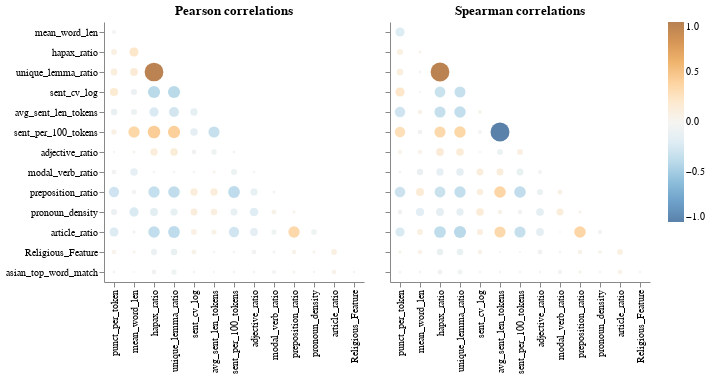

This figure's notebook cell:
### Code cell
aly.corr(train)

### Figure 1 — Vega specification as saved in the notebook (floating-point values rounded to 4 significant figures)
{"$schema": "https://vega.github.io/schema/vega/v5.json", "data": [{"name": "source_0"}, {"name": "data_0", "values": [{"abs_value": 0.1177, "index": "punct_per_token", "value": 0.1177, "variable": "unique_lemma_ratio"}, {"abs_value": 0.1599, "index": "mean_word_len", "value": 0.1599, "variable": "unique_lemma_ratio"}, {"abs_value": 0.9726, "index": "hapax_ratio", "value": 0.9726, "variable": "unique_lemma_ratio"}, {"abs_value": 0.3515, "index": "mean_word_len", "value": 0.3515, "variable": "sent_per_100_tokens"}, {"abs_value": 0.07064, "index": "punct_per_token", "value": 0.07064, "variable": "sent_per_100_tokens"}, {"abs_value": 0.4294, "index": "hapax_ratio", "value": 0.4294, "variable": "sent_per_100_tokens"}, {"abs_value": 0.4122, "index": "unique_lemma_ratio", "value": 0.4122, "variable": "sent_per_100_tokens"}, {"abs_value": 0.1489, "index": "sent_cv_log", "value": -0.1489, "variable": "sent_per_100_tokens"}, {"abs_value": 0.3333, "index": "avg_sent_len_tokens", "value": -0.3333, "variable": "sent_per_100_tokens"}, {"abs_value": 0.1731, "index": "punct_per_token", "value": 0.1731, "variable": "sent_cv_log"}, {"abs_value": 0.09378, "index": "mean_word_len", "value": -0.09378, "variable": "sent_cv_log"}, {"abs_value": 0.4011, "index": "hapax_ratio", "value": -0.4011, "variable": "sent_cv_log"}, {"abs_value": 0.4005, "index": "unique_lemma_ratio", "value": -0.4005, "variable": "sent_cv_log"}, {"abs_value": 0.02096, "index": "preposition_ratio", "value": 0.02096, "variable": "pronoun_density"}, {"abs_value": 0.136, "index": "unique_lemma_ratio", "value": -0.136, "variable": "pronoun_density"}, {"abs_value": 0.1234, "index": "sent_cv_log", "value": 0.1234, "variable": "pronoun_density"}, {"abs_value": 0.09504, "index": "punct_per_token", "value": -0.09504, "variable": "pronoun_density"}, {"abs_value": 0.05677, "index": "modal_verb_ratio", "value": 0.05677, "variable": "pronoun_density"}, {"abs_value": 0.1924, "index": "adjective_ratio", "value": -0.1924, "variable": "pronoun_density"}, {"abs_value": 0.231, "index": "mean_word_len", "value": -0.231, "variable": "pronoun_density"}, {"abs_value": 0.168, "index": "hapax_ratio", "value": -0.168, "variable": "pronoun_density"}, {"abs_value": 0.1295, "index": "sent_per_100_tokens", "value": -0.1295, "variable": "pronoun_density"}, {"abs_value": 0.1113, "index": "avg_sent_len_tokens", "value": 0.1113, "variable": "pronoun_density"}, {"abs_value": 0.01815, "index": "modal_verb_ratio", "value": -0.01815, "variable": "preposition_ratio"}, {"abs_value": 0.04213, "index": "mean_word_len", "value": -0.04213, "variable": "preposition_ratio"}, {"abs_value": 0.3481, "index": "hapax_ratio", "value": -0.3481, "variable": "preposition_ratio"}, {"abs_value": 0.3646, "index": "unique_lemma_ratio", "value": -0.3646, "variable": "preposition_ratio"}, {"abs_value": 0.1383, "index": "sent_cv_log", "value": 0.1383, "variable": "preposition_ratio"}, {"abs_value": 0.1397, "index": "avg_sent_len_tokens", "value": 0.1397, "variable": "preposition_ratio"}, {"abs_value": 0.3767, "index": "sent_per_100_tokens", "value": -0.3767, "variable": "preposition_ratio"}, {"abs_value": 0.132, "index": "adjective_ratio", "value": -0.132, "variable": "preposition_ratio"}, {"abs_value": 0.2855, "index": "punct_per_token", "value": -0.2855, "variable": "preposition_ratio"}, {"abs_value": 0.009148, "index": "hapax_ratio", "value": -0.009148, "variable": "modal_verb_ratio"}, {"abs_value": 0.05141, "index": "punct_per_token", "value": -0.05141, "variable": "modal_verb_ratio"}, {"abs_value": 0.1433, "index": "mean_word_len", "value": -0.1433, "variable": "modal_verb_ratio"}, {"abs_value": 0.008316, "index": "adjective_ratio", "value": -0.008316, "variable": "modal_verb_ratio"}, {"abs_value": 0.009011, "index": "unique_lemma_ratio", "value": -0.009011, "variable": "modal_verb_ratio"}, {"abs_value": 0.009361, "index": "sent_cv_log", "value": 0.009361, "variable": "modal_verb_ratio"}, {"abs_value": 0.08872, "index": "sent_per_100_tokens", "value": -0.08872, "variable": "modal_verb_ratio"}, {"abs_value": 0.01795, "index": "avg_sent_len_tokens", "value": 0.01795, "variable": "modal_verb_ratio"}, {"abs_value": 0.03242, "index": "punct_per_token", "value": -0.03242, "variable": "mean_word_len"}, {"abs_value": 0.08396, "index": "punct_per_token", "value": 0.08396, "variable": "hapax_ratio"}, {"abs_value": 0.2192, "index": "mean_word_len", "value": 0.2192, "variable": "hapax_ratio"}, {"abs_value": 0.1144, "index": "punct_per_token", "value": -0.1144, "variable": "avg_sent_len_tokens"}, {"abs_value": 0.1417, "index": "sent_cv_log", "value": -0.1417, "variable": "avg_sent_len_tokens"}, {"abs_value": 0.2653, "index": "unique_lemma_ratio", "value": -0.2653, "variable": "avg_sent_len_tokens"}, {"abs_value": 0.2296, "index": "hapax_ratio", "value": -0.2296, "variable": "avg_sent_len_tokens"}, {"abs_value": 0.08486, "index": "mean_word_len", "value": -0.08486, "variable": "avg_sent_len_tokens"}, {"abs_value": 0.006106, "index": "Religious_Feature", "value": -0.006106, "variable": "asian_top_word_match"}, {"abs_value": 2.012e-05, "index": "mean_word_len", "value": -2.012e-05, "variable": "asian_top_word_match"}, {"abs_value": 0.05244, "index": "hapax_ratio", "value": -0.05244, "variable": "asian_top_word_match"}, {"abs_value": 0.06452, "index": "unique_lemma_ratio", "value": -0.06452, "variable": "asian_top_word_match"}, {"abs_value": 0.004674, "index": "avg_sent_len_tokens", "value": -0.004674, "variable": "asian_top_word_match"}, {"abs_value": 0.007426, "index": "sent_cv_log", "value": 0.007426, "variable": "asian_top_word_match"}, {"abs_value": 0.009022, "index": "sent_per_100_tokens", "value": -0.009022, "variable": "asian_top_word_match"}, {"abs_value": 0.009317, "index": "adjective_ratio", "value": -0.009317, "variable": "asian_top_word_match"}, {"abs_value": 0.03292, "index": "modal_verb_ratio", "value": -0.03292, "variable": "asian_top_word_match"}, {"abs_value": 0.01736, "index": "preposition_ratio", "value": 0.01736, "variable": "asian_top_word_match"}, {"abs_value": 0.005369, "index": "pronoun_density", "value": -0.005369, "variable": "asian_top_word_match"}, {"abs_value": 0.04684, "index": "article_ratio", "value": 0.04684, "variable": "asian_top_word_match"}, {"abs_value": 0.01418, "index": "punct_per_token", "value": -0.01418, "variable": "asian_top_word_match"}, {"abs_value": 0.02377, "index": "mean_word_len", "value": -0.02377, "variable": "article_ratio"}, {"abs_value": 0.216, "index": "punct_per_token", "value": -0.216, "variable": "article_ratio"}, {"abs_value": 0.3592, "index": "hapax_ratio", "value": -0.3592, "variable": "article_ratio"}, {"abs_value": 0.3789, "index": "unique_lemma_ratio", "value": -0.3789, "variable": "article_ratio"}, {"abs_value": 0.08168, "index": "sent_cv_log", "value": 0.08168, "variable": "article_ratio"}, {"abs_value": 0.06012, "index": "avg_sent_len_tokens", "value": 0.06012, "variable": "article_ratio"}, {"abs_value": 0.2847, "index": "sent_per_100_tokens", "value": -0.2847, "variable": "article_ratio"}, {"abs_value": 0.1594, "index": "adjective_ratio", "value": -0.1594, "variable": "article_ratio"}, {"abs_value": 0.06293, "index": "modal_verb_ratio", "value": -0.06293, "variable": "article_ratio"}, {"abs_value": 0.3465, "index": "preposition_ratio", "value": 0.3465, "variable": "article_ratio"}, {"abs_value": 0.08015, "index": "pronoun_density", "value": -0.08015, "variable": "article_ratio"}, {"abs_value": 0.01272, "index": "sent_per_100_tokens", "value": -0.01272, "variable": "adjective_ratio"}, {"abs_value": 0.07175, "index": "avg_sent_len_tokens", "value": -0.07175, "variable": "adjective_ratio"}, {"abs_value": 0.1448, "index": "unique_lemma_ratio", "value": 0.1448, "variable": "adjective_ratio"}, {"abs_value": 0.003829, "index": "punct_per_token", "value": -0.003829, "variable": "adjective_ratio"}, {"abs_value": 0.01801, "index": "mean_word_len", "value": 0.01801, "variable": "adjective_ratio"}, {"abs_value": 0.1364, "index": "hapax_ratio", "value": 0.1364, "variable": "adjective_ratio"}, {"abs_value": 0.05235, "index": "sent_cv_log", "value": -0.05235, "variable": "adjective_ratio"}, {"abs_value": 0.009308, "index": "avg_sent_len_tokens", "value": -0.009308, "variable": "Religious_Feature"}, {"abs_value": 0.05705, "index": "sent_cv_log", "value": 0.05705, "variable": "Religious_Feature"}, {"abs_value": 0.01139, "index": "sent_per_100_tokens", "value": -0.01139, "variable": "Religious_Feature"}, {"abs_value": 0.09864, "index": "hapax_ratio", "value": -0.09864, "variable": "Religious_Feature"}, {"abs_value": 0.01818, "index": "mean_word_len", "value": 0.01818, "variable": "Religious_Feature"}, {"abs_value": 0.04253, "index": "punct_per_token", "value": 0.04253, "variable": "Religious_Feature"}, {"abs_value": 0.05068, "index": "adjective_ratio", "value": -0.05068, "variable": "Religious_Feature"}, {"abs_value": 0.02096, "index": "modal_verb_ratio", "value": -0.02096, "variable": "Religious_Feature"}, {"abs_value": 0.08412, "index": "article_ratio", "value": 0.08412, "variable": "Religious_Feature"}, {"abs_value": 0.0185, "index": "pronoun_density", "value": 0.0185, "variable": "Religious_Feature"}, {"abs_value": 0.0439, "index": "preposition_ratio", "value": 0.0439, "variable": "Religious_Feature"}, {"abs_value": 0.111, "index": "unique_lemma_ratio", "value": -0.111, "variable": "Religious_Feature"}]}, {"name": "source_1"}, {"name": "data_1", "values": [{"abs_value": 0.1148, "index": "punct_per_token", "value": 0.1148, "variable": "unique_lemma_ratio"}, {"abs_value": 0.01149, "index": "mean_word_len", "value": -0.01149, "variable": "unique_lemma_ratio"}, {"abs_value": 0.9788, "index": "hapax_ratio", "value": 0.9788, "variable": "unique_lemma_ratio"}, {"abs_value": 0.04726, "index": "mean_word_len", "value": -0.04726, "variable": "sent_per_100_tokens"}, {"abs_value": 0.2893, "index": "punct_per_token", "value": 0.2893, "variable": "sent_per_100_tokens"}, {"abs_value": 0.3391, "index": "hapax_ratio", "value": 0.3391, "variable": "sent_per_100_tokens"}, {"abs_value": 0.3559, "index": "unique_lemma_ratio", "value": 0.3559, "variable": "sent_per_100_tokens"}, {"abs_value": 0.03091, "index": "sent_cv_log", "value": -0.03091, "variable": "sent_per_100_tokens"}, {"abs_value": 1.0, "index": "avg_sent_len_tokens", "value": -1.0, "variable": "sent_per_100_tokens"}, {"abs_value": 0.2218, "index": "punct_per_token", "value": 0.2218, "variable": "sent_cv_log"}, {"abs_value": 0.003811, "index": "mean_word_len", "value": 0.003811, "variable": "sent_cv_log"}, {"abs_value": 0.316, "index": "hapax_ratio", "value": -0.316, "variable": "sent_cv_log"}, {"abs_value": 0.3316, "index": "unique_lemma_ratio", "value": -0.3316, "variable": "sent_cv_log"}, {"abs_value": 0.02046, "index": "preposition_ratio", "value": 0.02046, "variable": "pronoun_density"}, {"abs_value": 0.1392, "index": "unique_lemma_ratio", "value": -0.1392, "variable": "pronoun_density"}, {"abs_value": 0.1504, "index": "sent_cv_log", "value": 0.1504, "variable": "pronoun_density"}, {"abs_value": 0.05576, "index": "punct_per_token", "value": -0.05576, "variable": "pronoun_density"}, {"abs_value": 0.1267, "index": "modal_verb_ratio", "value": 0.1267, "variable": "pronoun_density"}, {"abs_value": 0.1553, "index": "adjective_ratio", "value": -0.1553, "variable": "pronoun_density"}, {"abs_value": 0.1788, "index": "mean_word_len", "value": -0.1788, "variable": "pronoun_density"}, {"abs_value": 0.1613, "index": "hapax_ratio", "value": -0.1613, "variable": "pronoun_density"}, {"abs_value": 0.04438, "index": "sent_per_100_tokens", "value": -0.04438, "variable": "pronoun_density"}, {"abs_value": 0.04438, "index": "avg_sent_len_tokens", "value": 0.04438, "variable": "pronoun_density"}, {"abs_value": 0.0628, "index": "modal_verb_ratio", "value": 0.0628, "variable": "preposition_ratio"}, {"abs_value": 0.1661, "index": "mean_word_len", "value": 0.1661, "variable": "preposition_ratio"}, {"abs_value": 0.3204, "index": "hapax_ratio", "value": -0.3204, "variable": "preposition_ratio"}, {"abs_value": 0.3525, "index": "unique_lemma_ratio", "value": -0.3525, "variable": "preposition_ratio"}, {"abs_value": 0.1055, "index": "sent_cv_log", "value": 0.1055, "variable": "preposition_ratio"}, {"abs_value": 0.367, "index": "avg_sent_len_tokens", "value": 0.367, "variable": "preposition_ratio"}, {"abs_value": 0.367, "index": "sent_per_100_tokens", "value": -0.367, "variable": "preposition_ratio"}, {"abs_value": 0.09678, "index": "adjective_ratio", "value": -0.09678, "variable": "preposition_ratio"}, {"abs_value": 0.3071, "index": "punct_per_token", "value": -0.3071, "variable": "preposition_ratio"}, {"abs_value": 0.1395, "index": "hapax_ratio", "value": -0.1395, "variable": "modal_verb_ratio"}, {"abs_value": 0.01462, "index": "punct_per_token", "value": -0.01462, "variable": "modal_verb_ratio"}, {"abs_value": 0.1058, "index": "mean_word_len", "value": -0.1058, "variable": "modal_verb_ratio"}, {"abs_value": 0.03764, "index": "adjective_ratio", "value": -0.03764, "variable": "modal_verb_ratio"}, {"abs_value": 0.1486, "index": "unique_lemma_ratio", "value": -0.1486, "variable": "modal_verb_ratio"}, {"abs_value": 0.1217, "index": "sent_cv_log", "value": 0.1217, "variable": "modal_verb_ratio"}, {"abs_value": 0.123, "index": "sent_per_100_tokens", "value": -0.123, "variable": "modal_verb_ratio"}, {"abs_value": 0.123, "index": "avg_sent_len_tokens", "value": 0.123, "variable": "modal_verb_ratio"}, {"abs_value": 0.2147, "index": "punct_per_token", "value": -0.2147, "variable": "mean_word_len"}, {"abs_value": 0.09292, "index": "punct_per_token", "value": 0.09292, "variable": "hapax_ratio"}, {"abs_value": 0.01691, "index": "mean_word_len", "value": 0.01691, "variable": "hapax_ratio"}, {"abs_value": 0.2893, "index": "punct_per_token", "value": -0.2893, "variable": "avg_sent_len_tokens"}, {"abs_value": 0.03091, "index": "sent_cv_log", "value": 0.03091, "variable": "avg_sent_len_tokens"}, {"abs_value": 0.3559, "index": "unique_lemma_ratio", "value": -0.3559, "variable": "avg_sent_len_tokens"}, {"abs_value": 0.3391, "index": "hapax_ratio", "value": -0.3391, "variable": "avg_sent_len_tokens"}, {"abs_value": 0.04726, "index": "mean_word_len", "value": 0.04726, "variable": "avg_sent_len_tokens"}, {"abs_value": 0.006106, "index": "Religious_Feature", "value": -0.006106, "variable": "asian_top_word_match"}, {"abs_value": 0.01318, "index": "mean_word_len", "value": 0.01318, "variable": "asian_top_word_match"}, {"abs_value": 0.05923, "index": "hapax_ratio", "value": -0.05923, "variable": "asian_top_word_match"}, {"abs_value": 0.06008, "index": "unique_lemma_ratio", "value": -0.06008, "variable": "asian_top_word_match"}, {"abs_value": 0.008045, "index": "avg_sent_len_tokens", "value": 0.008045, "variable": "asian_top_word_match"}, {"abs_value": 0.004111, "index": "sent_cv_log", "value": 0.004111, "variable": "asian_top_word_match"}, {"abs_value": 0.008045, "index": "sent_per_100_tokens", "value": -0.008045, "variable": "asian_top_word_match"}, {"abs_value": 0.009928, "index": "adjective_ratio", "value": -0.009928, "variable": "asian_top_word_match"}, {"abs_value": 0.04387, "index": "modal_verb_ratio", "value": -0.04387, "variable": "asian_top_word_match"}, {"abs_value": 0.0202, "index": "preposition_ratio", "value": 0.0202, "variable": "asian_top_word_match"}, {"abs_value": 0.004451, "index": "pronoun_density", "value": -0.004451, "variable": "asian_top_word_match"}, {"abs_value": 0.05045, "index": "article_ratio", "value": 0.05045, "variable": "asian_top_word_match"}, {"abs_value": 0.01592, "index": "punct_per_token", "value": -0.01592, "variable": "asian_top_word_match"}, {"abs_value": 0.08419, "index": "mean_word_len", "value": 0.08419, "variable": "article_ratio"}, {"abs_value": 0.2272, "index": "punct_per_token", "value": -0.2272, "variable": "article_ratio"}, {"abs_value": 0.3734, "index": "hapax_ratio", "value": -0.3734, "variable": "article_ratio"}, {"abs_value": 0.4019, "index": "unique_lemma_ratio", "value": -0.4019, "variable": "article_ratio"}, {"abs_value": 0.09705, "index": "sent_cv_log", "value": 0.09705, "variable": "article_ratio"}, {"abs_value": 0.3401, "index": "avg_sent_len_tokens", "value": 0.3401, "variable": "article_ratio"}, {"abs_value": 0.3401, "index": "sent_per_100_tokens", "value": -0.3401, "variable": "article_ratio"}, {"abs_value": 0.1579, "index": "adjective_ratio", "value": -0.1579, "variable": "article_ratio"}, {"abs_value": 0.0008442, "index": "modal_verb_ratio", "value": 0.0008442, "variable": "article_ratio"}, {"abs_value": 0.3635, "index": "preposition_ratio", "value": 0.3635, "variable": "article_ratio"}, {"abs_value": 0.04304, "index": "pronoun_density", "value": -0.04304, "variable": "article_ratio"}, {"abs_value": 0.08805, "index": "sent_per_100_tokens", "value": 0.08805, "variable": "adjective_ratio"}, {"abs_value": 0.08805, "index": "avg_sent_len_tokens", "value": -0.08805, "variable": "adjective_ratio"}, {"abs_value": 0.151, "index": "unique_lemma_ratio", "value": 0.151, "variable": "adjective_ratio"}, {"abs_value": 0.04241, "index": "punct_per_token", "value": 0.04241, "variable": "adjective_ratio"}, {"abs_value": 0.0411, "index": "mean_word_len", "value": 0.0411, "variable": "adjective_ratio"}, {"abs_value": 0.1579, "index": "hapax_ratio", "value": 0.1579, "variable": "adjective_ratio"}, {"abs_value": 0.002736, "index": "sent_cv_log", "value": -0.002736, "variable": "adjective_ratio"}, {"abs_value": 0.002094, "index": "avg_sent_len_tokens", "value": 0.002094, "variable": "Religious_Feature"}, {"abs_value": 0.04466, "index": "sent_cv_log", "value": 0.04466, "variable": "Religious_Feature"}, {"abs_value": 0.002094, "index": "sent_per_100_tokens", "value": -0.002094, "variable": "Religious_Feature"}, {"abs_value": 0.1077, "index": "hapax_ratio", "value": -0.1077, "variable": "Religious_Feature"}, {"abs_value": 0.05199, "index": "mean_word_len", "value": 0.05199, "variable": "Religious_Feature"}, {"abs_value": 0.02057, "index": "punct_per_token", "value": 0.02057, "variable": "Religious_Feature"}, {"abs_value": 0.05847, "index": "adjective_ratio", "value": -0.05847, "variable": "Religious_Feature"}, {"abs_value": 0.01045, "index": "modal_verb_ratio", "value": 0.01045, "variable": "Religious_Feature"}, {"abs_value": 0.08618, "index": "article_ratio", "value": 0.08618, "variable": "Religious_Feature"}, {"abs_value": 0.02701, "index": "pronoun_density", "value": 0.02701, "variable": "Religious_Feature"}, {"abs_value": 0.04784, "index": "preposition_ratio", "value": 0.04784, "variable": "Religious_Feature"}, {"abs_value": 0.1113, "index": "unique_lemma_ratio", "value": -0.1113, "variable": "Religious_Feature"}]}, {"name": "source_0_concat_0_x_domain_index", "values": [{"index": "punct_per_token", "sort_field": 0.0}, {"index": "mean_word_len", "sort_field": 1.0}, {"index": "hapax_ratio", "sort_field": 2.0}, {"index": "unique_lemma_ratio", "sort_field": 3.0}, {"index": "sent_cv_log", "sort_field": 4.0}, {"index": "avg_sent_len_tokens", "sort_field": 5.0}, {"index": "preposition_ratio", "sort_field": 9.0}, {"index": "modal_verb_ratio", "sort_field": 8.0}, {"index": "adjective_ratio", "sort_field": 7.0}, {"index": "sent_per_100_tokens", "sort_field": 6.0}, {"index": "Religious_Feature", "sort_field": 12.0}, {"index": "pronoun_density", "sort_field": 10.0}, {"index": "article_ratio", "sort_field": 11.0}]}, {"name": "source_0_concat_0_y_domain_variable", "values": [{"sort_field": 2.0, "variable": "unique_lemma_ratio"}, {"sort_field": 5.0, "variable": "sent_per_100_tokens"}, {"sort_field": 3.0, "variable": "sent_cv_log"}, {"sort_field": 9.0, "variable": "pronoun_density"}, {"sort_field": 8.0, "variable": "preposition_ratio"}, {"sort_field": 7.0, "variable": "modal_verb_ratio"}, {"sort_field": 0.0, "variable": "mean_word_len"}, {"sort_field": 1.0, "variable": "hapax_ratio"}, {"sort_field": 4.0, "variable": "avg_sent_len_tokens"}, {"sort_field": 12.0, "variable": "asian_top_word_match"}, {"sort_field": 10.0, "variable": "article_ratio"}, {"sort_field": 6.0, "variable": "adjective_ratio"}, {"sort_field": 11.0, "variable": "Religious_Feature"}]}, {"name": "source_1_concat_1_x_domain_index", "values": [{"index": "punct_per_token", "sort_field": 0.0}, {"index": "mean_word_len", "sort_field": 1.0}, {"index": "hapax_ratio", "sort_field": 2.0}, {"index": "unique_lemma_ratio", "sort_field": 3.0}, {"index": "sent_cv_log", "sort_field": 4.0}, {"index": "avg_sent_len_tokens", "sort_field": 5.0}, {"index": "preposition_ratio", "sort_field": 9.0}, {"index": "modal_verb_ratio", "sort_field": 8.0}, {"index": "adjective_ratio", "sort_field": 7.0}, {"index": "sent_per_100_tokens", "sort_field": 6.0}, {"index": "Religious_Feature", "sort_field": 12.0}, {"index": "pronoun_density", "sort_field": 10.0}, {"index": "article_ratio", "sort_field": 11.0}]}, {"name": "source_1_concat_1_y_domain_variable", "values": [{"sort_field": 2.0, "variable": "unique_lemma_ratio"}, {"sort_field": 5.0, "variable": "sent_per_100_tokens"}, {"sort_field": 3.0, "variable": "sent_cv_log"}, {"sort_field": 9.0, "variable": "pronoun_density"}, {"sort_field": 8.0, "variable": "preposition_ratio"}, {"sort_field": 7.0, "variable": "modal_verb_ratio"}, {"sort_field": 0.0, "variable": "mean_word_len"}, {"sort_field": 1.0, "variable": "hapax_ratio"}, {"sort_field": 4.0, "variable": "avg_sent_len_tokens"}, {"sort_field": 12.0, "variable": "asian_top_word_match"}, {"sort_field": 10.0, "variable": "article_ratio"}, {"sort_field": 6.0, "variable": "adjective_ratio"}, {"sort_field": 11.0, "variable": "Religious_Feature"}]}], "signals": [{"name": "concat_0_x_step", "value": 20}, {"name": "concat_0_width", "update": "bandspace(domain('concat_0_x').length, 1, 0.5) * concat_0_x_step"}, {"name": "concat_0_y_step", "value": 20}, {"name": "concat_0_height", "update": "bandspace(domain('concat_0_y').length, 1, 0.5) * concat_0_y_step"}, {"name": "concat_1_x_step", "value": 20}, {"name": "concat_1_width", "update": "bandspace(domain('concat_1_x').length, 1, 0.5) * concat_1_x_step"}, {"name": "concat_1_y_step", "value": 20}, {"name": "concat_1_height", "update": "bandspace(domain('concat_1_y').length, 1, 0.5) * concat_1_y_step"}], "marks": [{"type": "group", "name": "concat_0_group", "encode": {"update": {"width": {"signal": "concat_0_width"}, "height": {"signal": "concat_0_height"}}}, "marks": [{"type": "symbol", "name": "concat_0_marks", "from": {"data": "data_0"}, "encode": {"update": {"y": {"field": "variable", "scale": "concat_0_y"}, "tooltip": {"signal": "{\"corr\": format(datum[\"value\"], \".2f\"), \"x\": isValid(datum[\"index\"]) ? datum[\"index\"] : \"\"+datum[\"index\"], \"y\": isValid(datum[\"variable\"]) ? datum[\"variable\"] : \"\"+datum[\"variable\"]}"}, "size": {"field": "abs_value", "scale": "size"}, "shape": {"value": "circle"}, "opacity": {"value": 0.7}, "fill": {"field": "value", "scale": "color"}, "x": {"field": "index", "scale": "concat_0_x"}}}, "style": ["circle"]}], "axes": [{"scale": "concat_0_x", "labelBaseline": "middle", "grid": false, "orient": "bottom", "labelAngle": 270, "zindex": 0, "labelAlign": "right"}, {"scale": "concat_0_y", "grid": false, "zindex": 0, "orient": "left"}], "title": {"text": "Pearson correlations", "frame": "group"}, "style": "cell"}, {"type": "group", "name": "concat_1_group", "encode": {"update": {"width": {"signal": "concat_1_width"}, "height": {"signal": "concat_1_height"}}}, "marks": [{"type": "symbol", "name": "concat_1_marks", "from": {"data": "data_1"}, "encode": {"update": {"shape": {"value": "circle"}, "y": {"field": "variable", "scale": "concat_1_y"}, "tooltip": {"signal": "{\"corr\": format(datum[\"value\"], \".2f\"), \"x\": isValid(datum[\"index\"]) ? datum[\"index\"] : \"\"+datum[\"index\"], \"y\": isValid(datum[\"variable\"]) ? datum[\"variable\"] : \"\"+datum[\"variable\"]}"}, "x": {"field": "index", "scale": "concat_1_x"}, "opacity": {"value": 0.7}, "fill": {"field": "value", "scale": "color"}, "size": {"field": "abs_value", "scale": "size"}}}, "style": ["circle"]}], "axes": [{"scale": "concat_1_x", "labelBaseline": "middle", "labelAlign": "right", "labelAngle": 270, "orient": "bottom", "zindex": 0, "grid": false}, {"scale": "concat_1_y", "labels": false, "zindex": 0, "orient": "left", "grid": false}], "title": {"text": "Spearman correlations", "frame": "group"}, "style": "cell"}], "scales": [{"name": "color", "type": "linear", "domain": [-1, 1], "range": {"scheme": "blueorange"}, "zero": true, "interpolate": "hcl"}, {"name": "size", "type": "linear", "domain": [0, 1], "range": [4, 361], "zero": true}, {"name": "concat_0_x", "type": "point", "domain": {"data": "source_0_concat_0_x_domain_index", "field": "index", "sort": {"op": "max", "field": "sort_field"}}, "range": {"step": {"signal": "concat_0_x_step"}}, "padding": 0.5}, {"name": "concat_0_y", "type": "point", "domain": {"data": "source_0_concat_0_y_domain_variable", "field": "variable", "sort": {"op": "max", "field": "sort_field"}}, "range": {"step": {"signal": "concat_0_y_step"}}, "padding": 0.5}, {"name": "concat_1_x", "type": "point", "domain": {"data": "source_1_concat_1_x_domain_index", "field": "index", "sort": {"op": "max", "field": "sort_field"}}, "range": {"step": {"signal": "concat_1_x_step"}}, "padding": 0.5}, {"name": "concat_1_y", "type": "point", "domain": {"data": "source_1_concat_1_y_domain_variable", "field": "variable", "sort": {"op": "max", "field": "sort_field"}}, "range": {"step": {"signal": "concat_1_y_step"}}, "padding": 0.5}], "config": {"style": {"cell": {"strokeWidth": 0}}}, "layout": {"padding": 20, "bounds": "full", "align": "each"}, "padding": 5, "legends": [{"fill": "color", "gradientLength": {"signal": "clamp(concat_0_height, 64, 200)"}, "encode": {"gradient": {"update": {"opacity": {"value": 0.7}}}}}], "background": "white"}
